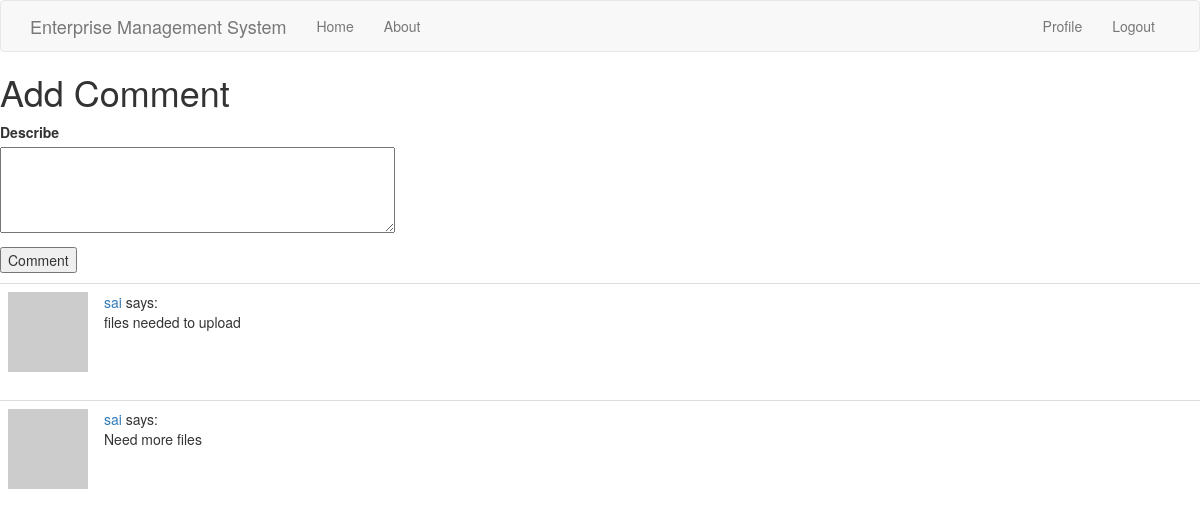
The page /add_comment/3 (signed in) on the database as committed earlier.
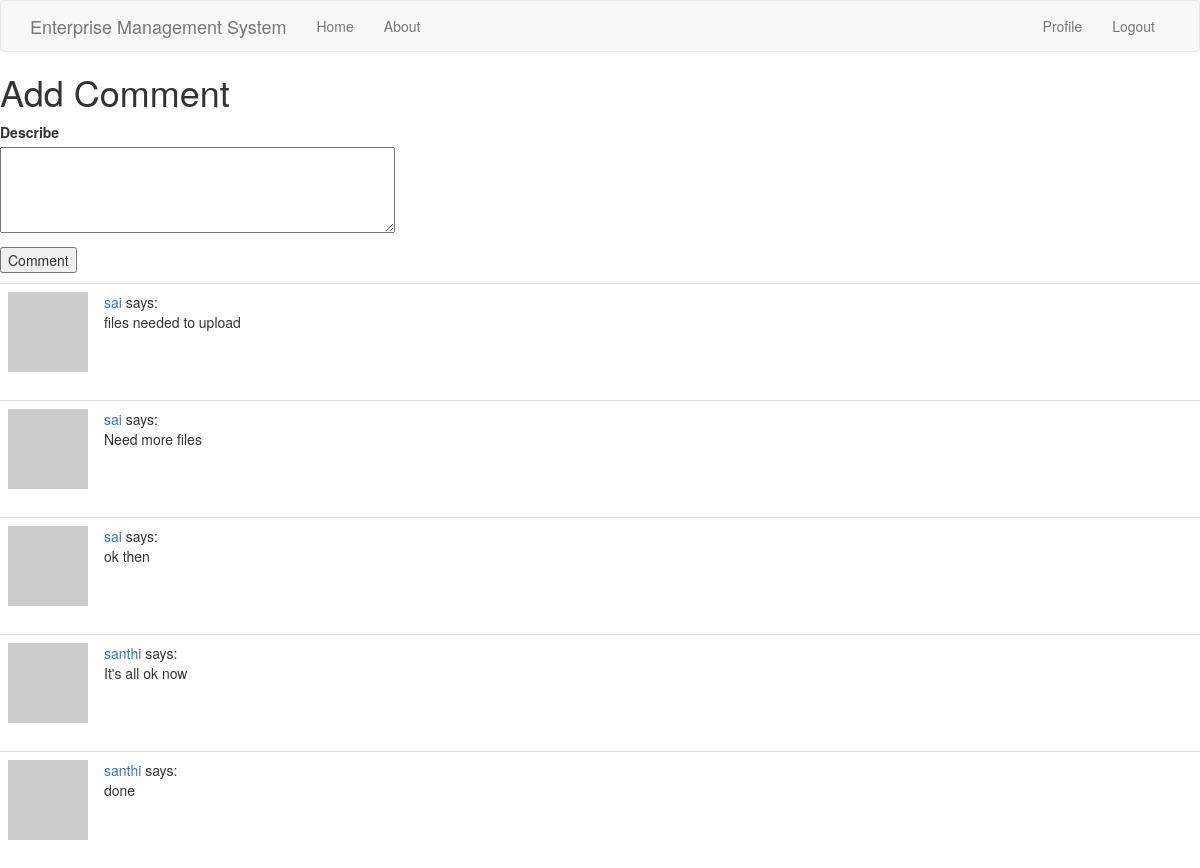
The same page on the database as committed later.
### app/models.py (models this page shows, shortened)
class Comment(db.Model):
    id = db.Column(db.Integer,primary_key=True)
    comment = db.Column(db.String(64))
    trans_id = db.Column(db.Integer,db.ForeignKey('transaction.id'))
    user_id = db.Column(db.Integer,db.ForeignKey('user.id'))

class User(UserMixin,db.Model):
    id = db.Column(db.Integer,primary_key=True)
    username = db.Column(db.String(64), index=True,unique=True)
    email = db.Column(db.String(120),index=True,unique=True)
    password_hash = db.Column(db.String(128))
    job = db.Column(db.String(64))
    posts = db.relationship('Post',backref='author',lazy='dynamic')
    comment = db.relationship('Comment',backref='comment_by',lazy='dynamic')
    about_me = db.Column(db.String(140))
    last_seen = db.Column(db.DateTime, default=datetime.utcnow)
    def avatar(self, size):
        digest = md5(self.email.lower().encode('utf-8')).hexdigest()
        return 'https://www.gravatar.com/avatar/{}?d=identicon&s={}'.format(digest,size)

### app/routes.py (the view, shortened to what this page needs)
@app.route('/add_comment/<trans_id>',methods=['GET','POST'])
@login_required
def add_comment(trans_id):
    form = AddCommentForm()
    comm = Comment.query.filter_by(trans_id=trans_id)
    return render_template('add_comment.html',title='New Comment',form=form,comm=comm)

### app/forms.py
class AddCommentForm(FlaskForm):
    comment = TextAreaField('Describe', validators=[DataRequired(),Length(min=0,max=140)])
    submit = SubmitField('Comment')

### app/models.py (called while the page is built)
@login.user_loader
def load_user(id):
    return User.query.get(int(id))

### app/routes.py (called while the page is built)
@app.before_request
def before_request():
    if current_user.is_authenticated:
        current_user.last_seen = datetime.utcnow()
        db.session.commit()

### app/templates/add_comment.html (shortened to what this page needs)
{% extends "base.html" %}
{% block content %}
    <h1>Add Comment</h1>
    <form action="" method="post">
        <p>
            {{ form.comment.label }}<br>
            {{ form.comment(cols=50, rows=4) }}<br>
        </p>
        <p>{{ form.submit() }}</p>
    </form>
    {% for c in comm %}
    <table class="table table-hover">
        <tr>
        	<td width="70px">
                <a href="{{ url_for('user', username=c.comment_by.username) }}">
                    <img src="{{ c.comment_by.avatar(70) }}" />
                </a>
            </td>
            <td>
                <a href="{{ url_for('user', username=c.comment_by.username) }}">
                    {{ c.comment_by.username }}
                </a>
                says:
                <br>
                {{ c.comment }}
            </td>
        </tr>
    </table>
    {% endfor %}
{% endblock %}

Rows that differ between the two databases and show on the page:
added Comment: comment_by.username "sai", comment "ok then"
added Comment: comment_by.username "santhi", comment "It's all ok now"
added Comment: comment_by.username "santhi", comment "done"
